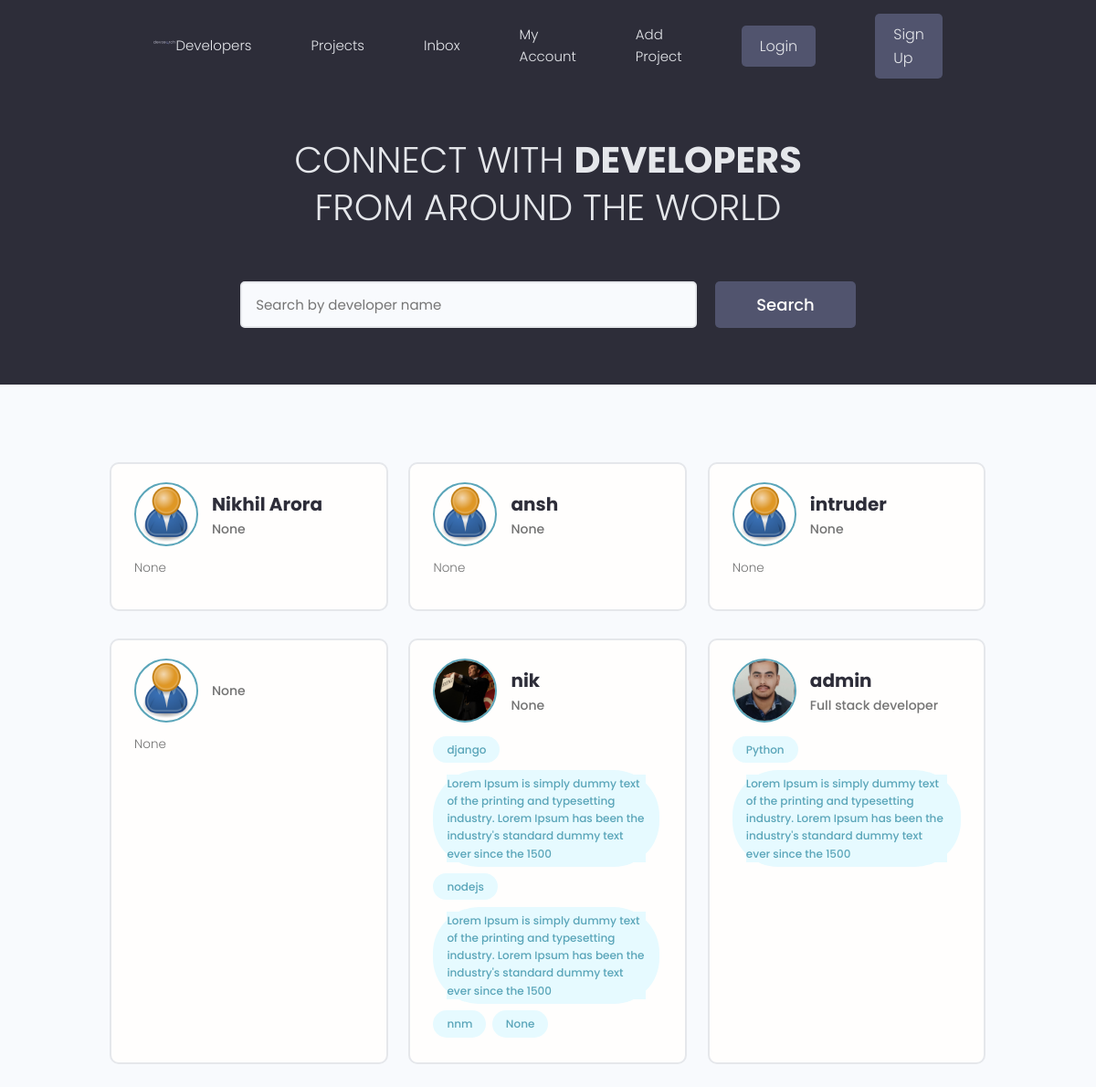
/users/, run on the app's committed database.
### Accounts/models.py (models this page shows, shortened)
class Account(AbstractBaseUser,PermissionsMixin):
    email=models.EmailField(verbose_name='email',max_length=60,unique=True)
    name=models.CharField(max_length=30,unique=False)
    last_login=models.DateTimeField(verbose_name='last login' ,auto_now=True)
    is_admin=models.BooleanField(default=False)
    is_active=models.BooleanField(default=True)
    is_staff=models.BooleanField(default=False)
    is_superuser=models.BooleanField(default=False)
    email_confirmed=models.BooleanField(default=False)
    phone=PhoneNumberField(null=True,blank=True,unique=False,validators=[phone_regex])
    created= models.DateTimeField(verbose_name='created', auto_now_add=True)
    location = models.CharField(max_length=200, blank=True, null=True)
    short_intro = models.CharField(max_length=200, blank=True, null=True)
    bio = models.TextField(blank=True, null=True)
    profile_image = models.ImageField(
        null=True, blank=True, upload_to='profiles/', default="profiles/user-default.png")
    social_github = models.CharField(max_length=200, blank=True, null=True)
    social_twitter = models.CharField(max_length=200, blank=True, null=True)
    social_linkedin = models.CharField(max_length=200, blank=True, null=True)
    social_youtube = models.CharField(max_length=200, blank=True, null=True)
    social_website = models.CharField(max_length=200, blank=True, null=True)
    id = models.UUIDField(default=uuid.uuid4, unique=True,
                          primary_key=True, editable=False)
    objects=MyaccountManager()
    USERNAME_FIELD='email'
    REQUIRED_FIELDS=["name"]

class skill(models.Model):
    owner=models.ForeignKey(Account,null=True,blank=True,on_delete=models.CASCADE)
    name=models.TextField(max_length=30,unique=False)
    description=models.CharField(max_length=400, blank=True, null=True)
    created=models.DateTimeField(auto_now_add=True)
    id=models.UUIDField(default=uuid.uuid4,unique=True,primary_key=True,editable=False)
    def __str__(self):
        return str(self.name)

### Accounts/views.py (the view)
# urls.py: path('',account_views.profiles,name='profiles'),
def profiles(request):
    search_query=''
    profiles, search_query = searchProfiles(request)
    context={'profiles':profiles,'search_query':search_query}
    return render(request,'accounts/profiles.html',context)

### Accounts/utils.py (called while the page is built)
def searchProfiles(request):
    search_query = ''
    if request.GET.get('search_query'):
        search_query = request.GET.get('search_query')
    skills = skill.objects.filter(name__icontains=search_query)
    profiles = Account.objects.distinct().filter(
        Q(name__icontains=search_query) |
        Q(short_intro__icontains=search_query) |
        Q(skill__in=skills)
    )
    return profiles, search_query

### Accounts/templates/accounts/profiles.html (shortened to what this page needs)
{% extends 'main.html' %}
{% block content %}
<main class="home">
    <section class="hero-section text-center">
      <div class="container container--narrow">
        <div class="hero-section__box">
          <h2>CONNECT WITH <span>DEVELOPERS</span></h2>
          <h2>FROM AROUND THE WORLD</h2>
        </div>
        <div class="hero-section__search">
          <form class="form" action="" method="get">
            <div class="form__field">
              <input class="input input--text" id="formInput#search" type="text" name="search_query" value="{{search_query}}"
                placeholder="Search by developer name" />
            </div>
            <input class="btn btn--sub btn--lg" type="submit" value="Search" />
          </form>
        </div>
      </div>
    </section>
    <section class="devlist">
      <div class="container">
        <div class="grid grid--three">
        {% for profile in profiles%}
          <div class="column card">
            <div class="dev">
              <a href="{% url 'single-profile' profile.id %}" class="card__body">
                <div class="dev__profile">
                  <img class="avatar avatar--md" src="{{profile.profile_image.url}}" alt="image" />
                  <div class="dev__meta">
                    <h3>{{profile.name}}</h3>
                    <h5>{{profile.short_intro|slice:"60"}}</h5>
                  </div>
                </div>
                <p class="dev__info">
                  {{profile.bio|slice:"150"}}
                </p>
                <div class="dev__skills">
                  {% for skill in profile.skill_set.all%}
                  <span class="tag tag--pill tag--main">
                    <small>{{skill}}</small>
                  </span>
                  <span class="tag tag--pill tag--main">
                    <small>{{skill.description|slice:"150"}}</small>
                  </span>
                  {% endfor %}
                </div>
              </a>
            </div>
          </div>
          {% endfor %}
        </div>
      </div>
    </section>
  </main>
{% endblock  %}

### templates/main.html (shortened to what this page needs)
<!DOCTYPE html>
{% load static %}
<html lang="en">
<head>
    <link rel="stylesheet" href="https://cdn.iconmonstr.com/1.3.0/css/iconmonstr-iconic-font.min.css" />
    <link rel="stylesheet" href="{% static 'uikit/styles/uikit.css' %}" />
    <link rel="stylesheet" href="{% static 'styles/app.css' %}" />
</head>
<body>
    {% include 'navbar.html' %}
    {% block content %}
    {% endblock content %}
</body>
</html>

### templates/navbar.html (shortened to what this page needs)
<!DOCTYPE html>
{% load static %}
{% load i18n %}
<header class="header">
    <div class="container container--narrow">
      <a href="{% url 'profiles' %}" class="header__logo">
        <img src="{% static 'images/logo.svg' %}" alt="DevSearch Logo" />
      </a>
      <nav class="header__nav">
        <ul class="header__menu">
          <li class="header__menuItem"><a href="{% url 'profiles' %}">Developers</a></li>
          <li class="header__menuItem"><a href="{% url 'projects' %}">Projects</a></li>
          <li class="header__menuItem"><a href="">Inbox</a></li>
          <li class="header__menuItem"><a href="{% url 'account' %}">My Account</a></li>
          <li class="header__menuItem"><a href="{% url 'create-project' %}">Add Project</a></li>
          {% if user.is_authenticated %}
          <li class="header__menuItem"><a href="{% url 'account_logout' %}" class="btn btn--sub">Logout</a></li>
          {% else %}
          <li class="header__menuItem"><a href="{% url 'login' %}" class="btn btn--sub">Login</a></li>
          <li class="header__menuItem"><a href="{% url 'register' %}" class="btn btn--sub">Sign Up</a></li>
          {%endif%}
        </ul>
      </nav>
    </div>
  </header>

### static/styles/app.css (style rules this page uses)
:root { --color-sub: #2d2d39; }
.btn--sub { background-color: var(--color-sub-light); }
.card { border: 2px solid var(--color-light); }
img { width: 100%; }
.header { position: sticky; z-index: 111; background-color: var(--color-sub); padding: 1.5rem 0; }
.header > .container { display: flex; justify-content: space-between; align-items: center; }
.header__logo > img { height: 3.8rem; }
.header__nav > ul { display: inline-flex; align-items: center; list-style: none; gap: 6.5rem; }
.header__menuItem > a { color: var(--color-light); font-weight: 300; }
.hero-section { height: 40vh; display: flex; align-items: center; background-color: var(--color-sub); }
.hero-section__box { margin-bottom: 4rem; }
.hero-section__box > h2, .hero-section__box > h2 > span { font-size: 4rem; color: var(--color-light); line-height: 1.3; text-transform: uppercase; }
.hero-section__box > h2 { font-weight: 300; }
.hero-section__box > h2 > span { font-weight: 700; }
.hero-section__search > .form { display: flex; align-items: center; justify-content: center; gap: 2rem; }
.hero-section__search > .form input.input--text { width: 50rem; }
.devlist { margin-top: 8rem; }
.devlist .grid { align-items: stretch; }
.devlist .dev .dev__profile { display: flex; align-items: center; gap: 1.5rem; }
.devlist .dev .dev__meta h3 { color: var(--color-sub); font-size: 2rem; font-weight: 700; }
.devlist .dev .dev__meta h5 { color: var(--color-text); font-size: 1.4rem; font-weight: 500; }
.devlist .dev .dev__info { margin: 1.5rem 0; font-size: 1.35rem; line-height: 1.4; text-align: justify; }

### static/uikit/styles/modules/_variables.css (style rules this page uses)
:root { --color-main: #5aa5b9; --color-main-light: #e6faff; --color-sub: #3f4156; --color-sub-light: #51546e; --color-sub-lighter: #ededfd; --color-text: #737373; --color-gray: #8b8b8b; --color-light: #e5e7eb; --color-light-gray: #767676; --color-bg: #f8fafd; --color-white: #fffefd; --color-white-light: #f3f3f3; --color-success: #359e64; --color-success-bg: #def8e8; --color-error: #fc4b0b; --color-error-bg: #fff2ee; --font-base: 'Poppins', arial, helvetica, 'Segoe UI', roboto, ubuntu, sans-serif; --font-monospace: 'Fira Code', 'Courier New', courier, monospace; --font-regular: 300; --font-medium: 500; --font-bold: 700; --generic-shadow: 1px 1px 5px #00000010; --generic-transition: all 0.3s ease-in-out; }

### static/uikit/styles/modules/_base.css (style rules this page uses)
* { margin: 0; padding: 0; box-sizing: border-box; text-rendering: optimizeLegibility; color: inherit; font-size: inherit; }
html { font-size: 50%; }
@media only screen and (min-width: 480px) { html { font-size: 56.25%; } }
@media only screen and (min-width: 1200px) { html { font-size: 62.5%; } }
body { line-height: 1.6; font-weight: 400; font-size: 1.5rem; color: var(--color-text); background-color: var(--color-bg); min-height: 100vh; }

### static/uikit/styles/modules/_typography.css (style rules this page uses)
* { font-family: var(--font-base); }
h2 { font-size: 3.6rem; font-weight: var(--font-bold); }
h3 { font-size: 3.2rem; font-weight: var(--font-medium); }
h5 { font-size: 2.4rem; font-weight: var(--font-medium); }
h5, h6 { font-weight: var(--font-regular); }
p, span, strong { font-size: 1.6rem; color: var(--color-text); font-weight: var(--font-regular); }
a { padding-bottom: 2px; text-decoration: none; display: inline-block; color: var(--color-main); font-weight: var(--font-medium); }

### static/uikit/styles/modules/_utilities.css (style rules this page uses)
.container { width: 92%; max-width: 165rem; margin: 0 auto; box-sizing: border-box; }
.container--narrow { width: 92%; max-width: 120rem; }
@media screen and (min-width: 1000px) { .container { width: 90%; } }
@media screen and (min-width: 1000px) { .container--narrow { width: 85%; } }
@media screen and (min-width: 1200px) { .container { width: 80%; } }
@media screen and (min-width: 1200px) { .container--narrow { width: 72%; } }
.text-center { text-align: center; }

### static/uikit/styles/modules/_avatar.css (style rules this page uses)
.avatar { border-radius: 50%; border: 2px solid var(--color-main); object-fit: cover; }
.avatar--md { height: 7rem; width: 7rem; }

### static/uikit/styles/modules/_button.css (style rules this page uses)
.btn { display: inline-block; position: relative; cursor: pointer; background-color: var(--color-light); font-weight: var(--font-medium); color: var(--color-sub); text-decoration: none; padding: 1rem 2rem; border-radius: 0.5rem; border: none; width: -webkit-fit-content; width: -moz-fit-content; width: fit-content; height: -webkit-fit-content; height: -moz-fit-content; height: fit-content; font-size: 1.6rem; outline-width: 0; outline-color: transparent; -webkit-backface-visibility: hidden; backface-visibility: hidden; transition: all 0.3s ease-in-out; }
.btn--sub { background-color: var(--color-sub); color: var(--color-white); }
.btn--lg { font-size: 1.8rem; padding: 1.2rem 4.5rem; }

### data on the page
Account: profile_image (placeholder picture), name "Nikhil Arora", short_intro "None", bio "None"
Account: profile_image (placeholder picture), name "ansh", short_intro "None", bio "None"
Account: profile_image (placeholder picture), name "intruder", short_intro "None", bio "None"
Account: profile_image (placeholder picture), short_intro "None", bio "None"
Account: profile_image (picture), name "nik", short_intro "None"
skill: name "django", description "Lorem Ipsum is simply dummy text of the printing and typesetting industry. Lorem Ipsum has been the industry's standard dummy text ever since the 1500"
skill: name "nodejs", description "Lorem Ipsum is simply dummy text of the printing and typesetting industry. Lorem Ipsum has been the industry's standard dummy text ever since the 1500"
skill: name "nnm", description "None"
Account: profile_image (picture), name "admin", short_intro "Full stack developer"
skill: name "Python", description "Lorem Ipsum is simply dummy text of the printing and typesetting industry. Lorem Ipsum has been the industry's standard dummy text ever since the 1500"
